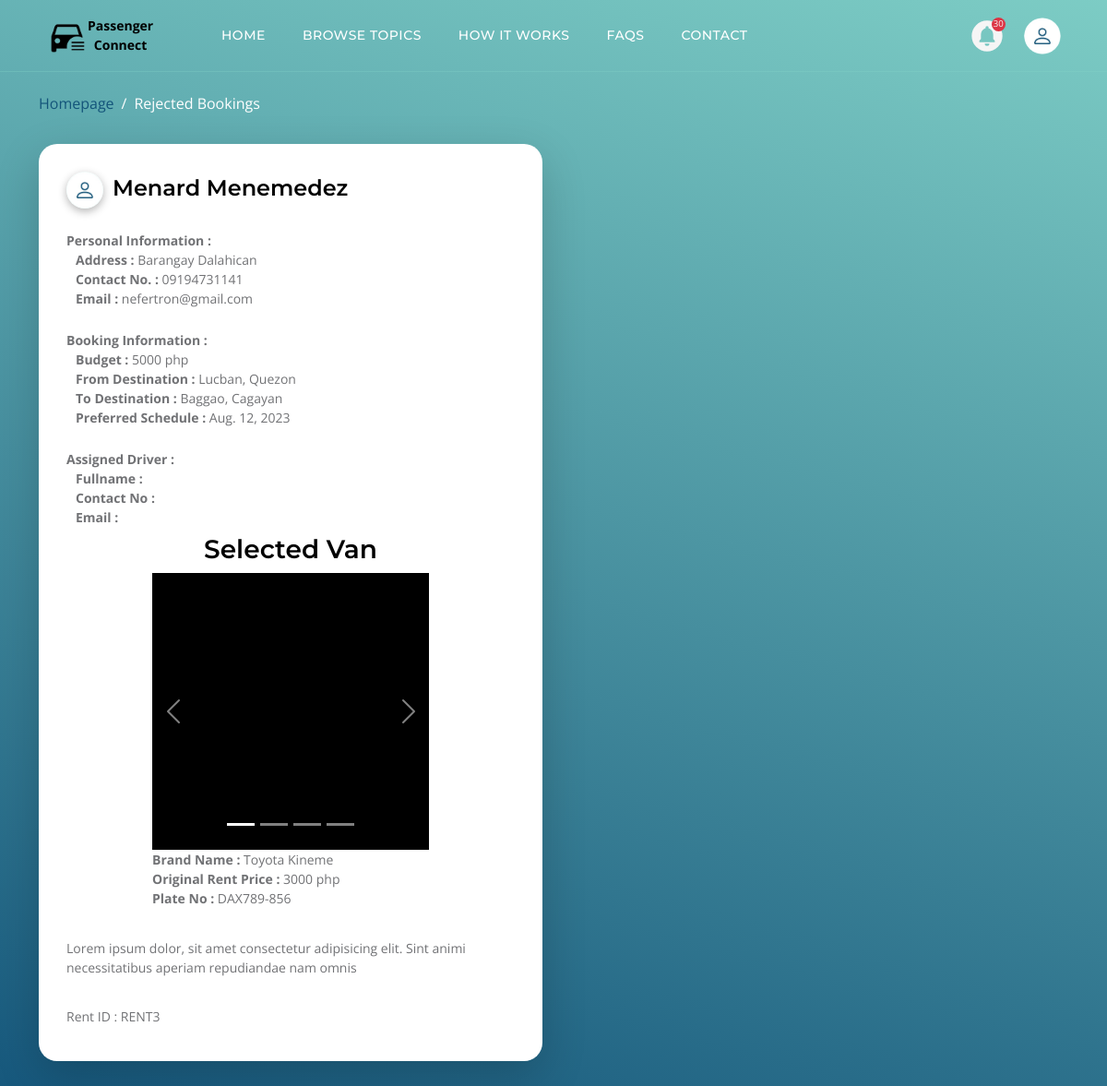
/rejected-booking (signed in), run on the app's committed database.
### webpage/models.py (models this page shows, shortened)
class RentedVan(models.Model):
    rent_id = models.CharField(max_length=20)
    plate_no = models.ForeignKey(Van, on_delete=models.CASCADE)
    driver_id = models.ForeignKey(DriverAccount, on_delete=models.CASCADE, default=None, blank=True, null=True)
    rented_by = models.ForeignKey(PassengerAccount, on_delete=models.CASCADE)
    package_price = models.IntegerField(default=0)
    from_destination = models.TextField()
    to_destination = models.TextField()
    travel_date = models.DateTimeField()
    date_recorded = models.DateTimeField(default=datetime.now())
    is_confirmed = models.BooleanField(default=False)
    is_rejected = models.BooleanField(default=False)
    is_cancelled = models.BooleanField(default=False)
    is_done = models.BooleanField(default=False)

class PassengerAccount(models.Model):
    user_id = models.OneToOneField(User, on_delete=models.CASCADE)
    passenger_id = models.CharField(max_length=15)
    bday = models.DateField()
    contact_no = models.CharField(max_length=13)
    address = models.TextField()
    is_verified = models.BooleanField(default=False)
    auth_token = models.CharField(max_length=50, null=True, blank=True)
    profile = models.TextField(null=True, blank=True)

class Van(models.Model):
    brand_name = models.CharField(max_length=20, default=None, blank=True, null=True)
    plate_no = models.CharField(max_length=20)
    color = models.CharField(max_length=20)
    number_of_seats = models.IntegerField(default=0)
    description = models.TextField(default=None, null=True, blank=True)
    is_rented = models.BooleanField(default=False)
    is_carpooled = models.BooleanField(default=False)
    package_rent = models.IntegerField(default=0)

### webpage/views.py (the view)
# urls.py: path('rejected-booking', rejected_booking, name='rejected_booking'),
def rejected_booking(request):
    if not request.user.is_authenticated:
        messages.info(request, f'You must login to continue.')
        return redirect('/login')
    admin_account = AdminAccount.objects.filter(user_id = request.user).first()
    driver_account = DriverAccount.objects.filter(user_id = request.user).first()
    passenger_account = PassengerAccount.objects.filter(user_id = request.user).first()
    context = {}
    if not admin_account is None:
        context['profile'] = admin_account
        context['account_type'] = 'Admin'
        context['all_rejected_bookings'] = RentedVan.objects.filter(is_rejected = True).all().order_by('date_recorded')
    elif not driver_account is None:
        context['profile'] = driver_account
        context['account_type'] = 'Driver'
        context['all_rejected_bookings']= RentedVan.objects.filter(driver_id = driver_account, is_rejected = True).all().order_by('date_recorded')
    elif not passenger_account is None:
        context['profile'] = passenger_account
        context['account_type'] = 'Passenger'
        context['all_rejected_bookings']= RentedVan.objects.filter(rented_by = passenger_account, is_rejected = True).all().order_by('date_recorded')
    return render(request, 'vans/rejected-booking.html', context)

### templates/vans/rejected-booking.html (shortened to what this page needs)
{% load static %}
{% load tz %}
{% load vanrental_templatetags %}
<!doctype html>
<html lang="en">
    <head>
        <link href="{% static 'assets/css/bootstrap.min.css' %}" rel="stylesheet">
        <link href="{% static 'assets/css/bootstrap-icons.css' %}" rel="stylesheet">
        <link href="{% static 'assets/css/templatemo-topic-listing.css' %}" rel="stylesheet">
    </head>
    <body id="top">
        <main>
            <nav class="navbar navbar-expand-lg">
                <div class="container">
                    {% if user.is_authenticated %}
                        <button class='menu-button' id="menu-btn" onclick="openSideBar();">
                            <img src="{% static 'assets/images/car-menu-button.png' %}" class='h-45 w-45'/>
                            <span>Passenger Connect</span>
                        </button>
                    {% else %}
                        <button class='menu-button'>
                            <img src="{% static 'assets/images/car.svg' %}" class='h-45 w-45'/>
                            <span>Passenger Connect</span>
                        </button>
                    {% endif %}
                    <div class="collapse navbar-collapse" id="navbarNav">
                        <ul class="navbar-nav ms-lg-5 me-lg-auto">
                            <li class="nav-item">
                                <a class="nav-link click-scroll" href="#section_1">Home</a>
                            </li>
                            <li class="nav-item">
                                <a class="nav-link click-scroll" href="#section_2">Browse Topics</a>
                            </li>
                            <li class="nav-item">
                                <a class="nav-link click-scroll" href="#section_3">How it works</a>
                            </li>
                            <li class="nav-item">
                                <a class="nav-link click-scroll" href="#section_4">FAQs</a>
                            </li>
                            <li class="nav-item">
                                <a class="nav-link click-scroll" href="#section_5">Contact</a>
                            </li>
                        </ul>
                        {% if user.is_authenticated %}
                        <div class="d-none d-lg-block">
                            <button class="profile-button" onclick="openNotification('desktop');">
                                <img src="{% static 'assets/images/bell-circle.svg' %}"/>
                                <div class='notification-alert'>
                                    {% get_unseen_notifications user as unseen_notifications %}
                                    {{unseen_notifications}}
                                </div>
                            </button>
                            <button class="profile-button" onclick="openProfile('desktop');">
                                {% get_my_profile user as my_profile %}
                                {% if my_profile %}
                                    <img src="{{my_profile}}"/>
                                {% else %}
                                    <img src="{% static 'assets/images/default-profile.png' %}"/>
                                {% endif %}
                            </button>
                        </div>
                        {% endif %}
                    </div>
                </div>
            </nav>
            <header class="site-header d-flex flex-column justify-content-center align-items-center -mt-50">
                <div class="container">
                    <div class="row align-items-center">
                        <div class="col-lg-5 col-12">
                            <nav aria-label="breadcrumb" style="display:flex;">
                                <ol class="breadcrumb">
                                    <li class="breadcrumb-item"><a href="/index">Homepage</a></li>
                                    <li class="breadcrumb-item active" aria-current="page">Rejected Bookings</li>
                                </ol>
                            </nav>
                        </div>
                        <div class="container">
                            {% if all_rejected_bookings|length > 0 %}
                                <div class="row">
                                    {% for rejected_booking in all_rejected_bookings %}
                                        <div class="col-lg-6 col-md-6 col-12 mt-3 mb-4 mb-lg-0" id='confirmed_booking_{{rejected_booking.id}}'>
                                            <div class="custom-block bg-white shadow-lg">
                                                <div>
                                                    <div class='display-flex'>
                                                        <p class="profile-button" style='box-shadow: 0 3px 10px rgba(0, 0, 0, 0.3);'>
                                                            {% if rejected_booking.rented_by.profile %}
                                                                <img src="{{rejected_booking.rented_by.profile}}"/>
                                                            {% else %}
                                                                <img src="{% static 'assets/images/default-profile.png' %}"/>
                                                            {% endif %}
                                                        </p>
                                                        <h5 class='mt-1 ml-10'>{{rejected_booking.rented_by.user_id.first_name}} {{rejected_booking.rented_by.user_id.last_name}}</h5>
                                                    </div>
                                                    <div class='mb-3 line-height-5 mt-3'>
                                                        <p><b>Personal Information : </b></p>
                                                        <div class='ml-10'>
                                                            <p><b>Address :</b> {{rejected_booking.rented_by.address}}</p>
                                                            <p><b>Contact No. :</b> {{rejected_booking.rented_by.contact_no}} </p>
                                                            <p><b>Email :</b> {{rejected_booking.rented_by.user_id.email}} </p>
                                                        </div>
                                                    </div>
                                                    <br>
                                                    <div class='mb-2 line-height-5'>
                                                        <p><b>Booking Information : </b></p>
                                                        <div class='ml-10'>
                                                            <p><b>Budget :</b> {{rejected_booking.package_price}} php</p>
                                                            <p><b>From Destination :</b> {{rejected_booking.from_destination}} </p>
                                                            <p><b>To Destination :</b> {{rejected_booking.to_destination}} </p>
                                                            <p><b>Preferred Schedule :</b> {{rejected_booking.travel_date.date}} </p>
                                                        </div>
                                                    </div>
                                                    <br>
                                                    <div class='mb-2 line-height-5'>
                                                        <p><b>Assigned Driver : </b></p>
                                                        <div class='ml-10'>
                                                            <p><b>Fullname :</b> {{rejected_booking.driver_id.user_id.first_name}}  {{rejected_booking.driver_id.user_id.last_name}}</p>
                                                            <p><b>Contact No :</b>  {{rejected_booking.driver_id.contact_no}}  </p>
                                                            <p><b>Email :</b> {{rejected_booking.driver_id.user_id.email}} </p>
                                                        </div>
                                                    </div>
                                                </div>
                                                <h4 class='text-center'>
                                                    Selected Van
                                                </h4>
                                                <div id="vanSlider{{rejected_booking.id}}" class="carousel slide van-slider" data-bs-ride="carousel">
                                                    {% all_van_images_indices rejected_booking.plate_no as van_images_indices %}
                                                    <div class="carousel-indicators">
                                                        {% for van_index in van_images_indices %}
                                                            {% if van_index == 0 %}
                                                                <button type="button" data-bs-target="#vanSlider{{rejected_booking.id}}" data-bs-slide-to="{{van_index}}" class="active"></button>
                                                            {% else %}
                                                                <button type="button" data-bs-target="#vanSlider{{rejected_booking.id}}" data-bs-slide-to="{{van_index}}"></button>
                                                            {% endif %}
                                                        {% endfor %}
                                                    </div>
                                                    {% get_all_van_images rejected_booking.plate_no as all_van_images %}
                                                    <div class="carousel-inner">
                                                        {% for van_image in all_van_images %}
                                                            {% if forloop.counter0 == 0 %}
                                                                <div class="carousel-item active">
                                                                    <div class='slider-image-container'>
                                                                    </div>
                                                                </div>
                                                            {% else %}
                                                                <div class="carousel-item">
                                                                    <div class='slider-image-container'>
                                                                        <img src="{{van_image.vehicle_image}}" alt="" class="slider-image">
                                                                    </div>
                                                                </div>
                                                            {% endif %}
                                                        {% endfor %}
                                                    </div>
                                                    <button class="carousel-control-prev" type="button" data-bs-target="#vanSlider{{rejected_booking.id}}" data-bs-slide="prev">
                                                        <span class="carousel-control-prev-icon"></span>
                                                    </button>
                                                    <button class="carousel-control-next" type="button" data-bs-target="#vanSlider{{rejected_booking.id}}" data-bs-slide="next">
                                                        <span class="carousel-control-next-icon"></span>
                                                    </button>
                                                    <p>
                                                        <b>Brand Name :</b> {{rejected_booking.plate_no.brand_name}} <br>
                                                        <b>Original Rent Price :</b> {{rejected_booking.plate_no.package_rent}} php<br>
                                                        <b>Plate No :</b> {{rejected_booking.plate_no.plate_no}} <br>
                                                    </p>
                                                </div>
                                                <br>
                                                <br>
                                                <br>
                                                <br>
                                                <p class="mb-2">
                                                    {{rejected_booking.plate_no.description}}
                                                </p>
                                                <br>
                                                <p class="mb-2">
                                                    Rent ID : {{rejected_booking.rent_id}}
                                                </p>
                                            </div>
                                        </div>
                                    {% endfor %}
                                </div>
                            {% endif %}
                        </div>
                    </div>
                </div>
            </header>
        </main>
    </body>
</html>

### data on the page
RentedVan: rented_by.user_id.first_name "Menard", rented_by.user_id.last_name "Menemedez", rented_by.address "Barangay Dalahican", rented_by.contact_no "09194731141", rented_by.user_id.email "nefertron@gmail.com", package_price "5000", from_destination "Lucban, Quezon", to_destination "Baggao, Cagayan", travel_date "Aug. 12, 2023", plate_no.brand_name "Toyota Kineme", plate_no.package_rent "3000", plate_no.plate_no "DAX789-856", plate_no.description "Lorem ipsum dolor, sit amet consectetur adipisicing elit. Sint animi necessitatibus aperiam repudiandae nam omnis", rent_id "RENT3"

### other printed values
{{ unseen_notifications }} "30"
